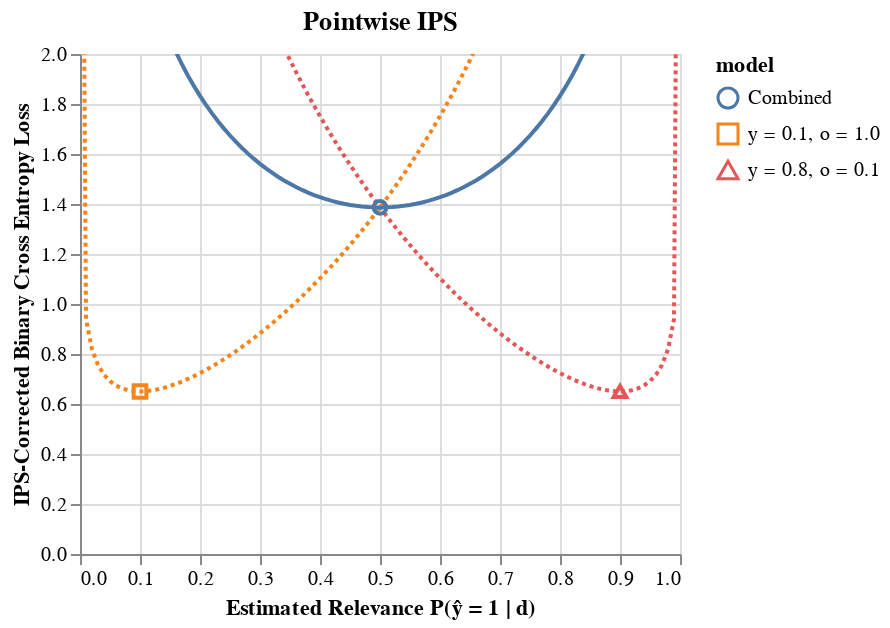

Write notebook code for a chart like this one.
### Code cell
source = pd.concat([ips_item_a, ips_item_b, ips_item_combined])
min_source = source[["model", "y_predict", "loss"]].sort_values(["model", "loss"]).groupby(["model"]).head(1)

ips_chart = (alt.Chart(source, width=300, height=250, title="Pointwise IPS").mark_line(clip=True).encode(
    x=alt.X("y_predict", title="Estimated Relevance P(ŷ = 1 | d)"),
    y=alt.Y("loss", scale=alt.Scale(domain=(0, 2.0)), title="IPS-Corrected Binary Cross Entropy Loss"),
    color=alt.Color("model", legend=None),
    strokeDash=alt.condition(
        alt.datum.model == "Combined",
        alt.value([0, 0]),  # dashed line: 5 pixels  dash + 5 pixels space
        alt.value([2, 2]),  # solid line
    )
) + alt.Chart(min_source).mark_point(size=40, opacity=1.0).encode(
    x="y_predict",
    y=alt.Y("loss"),
    color="model",
    shape="model",
    tooltip="loss"
)).resolve_scale(
    color="independent",
    shape="independent"
)

ips_chart

### Figure 1 — Vega-Lite specification as saved in the notebook (floating-point values rounded to 4 significant figures; data arrays with more than 128 entries replaced by an {"elided": "..."} marker saying what was removed)
{"config": {"view": {"continuousWidth": 400, "continuousHeight": 300}}, "layer": [{"data": {"name": "data-ff2a4b31890c6c84e394360d11f57a74"}, "mark": {"type": "line", "clip": true}, "encoding": {"color": {"field": "model", "legend": null, "type": "nominal"}, "strokeDash": {"condition": {"value": [0, 0], "test": "(datum.model === 'Combined')"}, "value": [2, 2]}, "x": {"field": "y_predict", "title": "Estimated Relevance P(ŷ = 1 | d)", "type": "quantitative"}, "y": {"field": "loss", "scale": {"domain": [0, 2.0]}, "title": "IPS-Corrected Binary Cross Entropy Loss", "type": "quantitative"}}, "height": 250, "title": "Pointwise IPS", "width": 300}, {"data": {"name": "data-0b1742f74d30fc345c53e1de83f7fc28"}, "mark": {"type": "point", "opacity": 1.0, "size": 40}, "encoding": {"color": {"field": "model", "type": "nominal"}, "shape": {"field": "model", "type": "nominal"}, "tooltip": {"field": "loss", "type": "quantitative"}, "x": {"field": "y_predict", "type": "quantitative"}, "y": {"field": "loss", "type": "quantitative"}}}], "resolve": {"scale": {"color": "independent", "shape": "independent"}}, "$schema": "https://vega.github.io/schema/vega-lite/v4.17.0.json", "datasets": {"data-ff2a4b31890c6c84e394360d11f57a74": {"elided": "303 records"}, "data-0b1742f74d30fc345c53e1de83f7fc28": [{"model": "Combined", "y_predict": 0.5, "loss": 1.386}, {"model": "y = 0.1, o = 1.0", "y_predict": 0.1, "loss": 0.6502}, {"model": "y = 0.8, o = 0.1", "y_predict": 0.9, "loss": 0.6502}]}}
